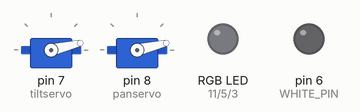
Bench run of a sketch on a simulated Arduino Uno, built with avr-gcc and run on an emulated ATmega328P. On the bench: 2 × servo, an RGB LED mixed from three pins (HIGH = lit), output pins drawn as LEDs (lit = HIGH).

Above: at 0.15 s.
At 5.7 s:
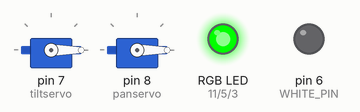
At 7.7 s:
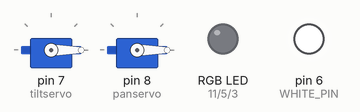
At 10.7 s:
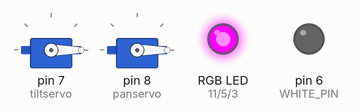
At 26.1 s:
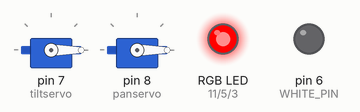
At 33.1 s:
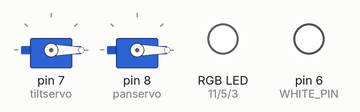
Timing chart, 0 to 40.0 s (numbered marks = the images above):
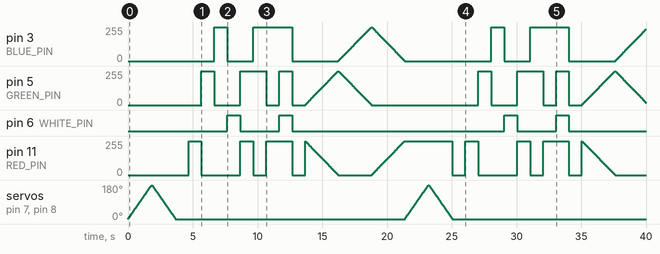

The sketch:

RGBW_Pan_Tilt_Test.ino
```cpp
#include <Servo.h>

Servo tiltservo;  // create servo object to control a servo
Servo panservo;  // create servo object to control a servo
const int RED_PIN = 11;
const int GREEN_PIN = 5;
const int BLUE_PIN = 3;
const int WHITE_PIN = 6;
int pos = 0;    // variable to store the servo position

int DISPLAY_TIME = 100;  // In milliseconds


void setup()
{
  tiltservo.attach(7);  // attaches the servo on pin 9 to the servo object
  panservo.attach(8);  // attaches the servo on pin 9 to the servo object
  pinMode(RED_PIN, OUTPUT);
  pinMode(GREEN_PIN, OUTPUT);
  pinMode(BLUE_PIN, OUTPUT);
  pinMode(WHITE_PIN, OUTPUT);
}


void loop()
{
  for (pos = 0; pos <= 180; pos += 1) { // goes from 0 degrees to 180 degrees
    // in steps of 1 degree
    tiltservo.write(pos);              // tell servo to go to position in variable 'pos'
    panservo.write(pos);              // tell servo to go to position in variable 'pos'
    delay(10);                       // waits 15ms for the servo to reach the position
  }
  for (pos = 180; pos >= 0; pos -= 1) { // goes from 180 degrees to 0 degrees
    tiltservo.write(pos);              // tell servo to go to position in variable 'pos'
    panservo.write(pos);              // tell servo to go to position in variable 'pos'
    delay(10);                       // waits 15ms for the servo to reach the position
  }
  mainColors();
  showSpectrum();
}

void mainColors()
{
  // Off (all LEDs off):

  digitalWrite(RED_PIN, LOW);
  digitalWrite(GREEN_PIN, LOW);
  digitalWrite(BLUE_PIN, LOW);
  digitalWrite(BLUE_PIN, LOW);
  digitalWrite(WHITE_PIN, LOW);

  delay(1000);

  // Red (turn just the red LED on):

  digitalWrite(RED_PIN, HIGH);
  digitalWrite(GREEN_PIN, LOW);
  digitalWrite(BLUE_PIN, LOW);
  digitalWrite(WHITE_PIN, LOW);

  delay(1000);

  // Green (turn just the green LED on):

  digitalWrite(RED_PIN, LOW);
  digitalWrite(GREEN_PIN, HIGH);
  digitalWrite(BLUE_PIN, LOW);
  digitalWrite(WHITE_PIN, LOW);

  delay(1000);

  // Blue (turn just the blue LED on):

  digitalWrite(RED_PIN, LOW);
  digitalWrite(GREEN_PIN, LOW);
  digitalWrite(BLUE_PIN, HIGH);
  digitalWrite(WHITE_PIN, LOW);

  delay(1000);

  // White (turn just the white LED on):

  digitalWrite(RED_PIN, LOW);
  digitalWrite(GREEN_PIN, LOW);
  digitalWrite(BLUE_PIN, LOW);
  digitalWrite(WHITE_PIN, HIGH);

  delay(1000);

  // Yellow (turn red and green on):

  digitalWrite(RED_PIN, HIGH);
  digitalWrite(GREEN_PIN, HIGH);
  digitalWrite(BLUE_PIN, LOW);
  digitalWrite(WHITE_PIN, LOW);

  delay(1000);

  // Cyan (turn green and blue on):

  digitalWrite(RED_PIN, LOW);
  digitalWrite(GREEN_PIN, HIGH);
  digitalWrite(BLUE_PIN, HIGH);
  digitalWrite(WHITE_PIN, LOW);

  delay(1000);

  // Purple (turn red and blue on):

  digitalWrite(RED_PIN, HIGH);
  digitalWrite(GREEN_PIN, LOW);
  digitalWrite(BLUE_PIN, HIGH);
  digitalWrite(WHITE_PIN, LOW);

  delay(1000);

  // White (turn all the LEDs on):

  digitalWrite(RED_PIN, HIGH);
  digitalWrite(GREEN_PIN, HIGH);
  digitalWrite(BLUE_PIN, HIGH);
  digitalWrite(WHITE_PIN, HIGH);

  delay(1000);

  digitalWrite(RED_PIN, LOW);
  digitalWrite(GREEN_PIN, LOW);
  digitalWrite(BLUE_PIN, LOW);
  digitalWrite(BLUE_PIN, LOW);
  digitalWrite(WHITE_PIN, LOW);

  delay(1000);
}

void showSpectrum()
{
  int x;  // define an integer variable called "x"

  for (x = 0; x < 768; x++)

  // Each time we loop (with a new value of x), do the following:

  {
    showRGB(x);  // Call RGBspectrum() with our new x
    delay(10);   // Delay for 10 ms (1/100th of a second)
  }
}

void showRGB(int color)
{
  int redIntensity;
  int greenIntensity;
  int blueIntensity;

  if (color <= 255)          // zone 1
  {
    redIntensity = 255 - color;    // red goes from on to off
    greenIntensity = color;        // green goes from off to on
    blueIntensity = 0;             // blue is always off
  }
  else if (color <= 511)     // zone 2
  {
    redIntensity = 0;                     // red is always off
    greenIntensity = 255 - (color - 256); // green on to off
    blueIntensity = (color - 256);        // blue off to on
  }
  else // color >= 512       // zone 3
  {
    redIntensity = (color - 512);         // red off to on
    greenIntensity = 0;                   // green is always off
    blueIntensity = 255 - (color - 512);  // blue on to off
  }

  analogWrite(RED_PIN, redIntensity);
  analogWrite(BLUE_PIN, blueIntensity);
  analogWrite(GREEN_PIN, greenIntensity);
}
```

Measured:
- by itself, pin 6 (WHITE_PIN): LOW → HIGH at 7.7 s, → LOW 1.0 s later, → HIGH 3.0 s later, → LOW 1.0 s later, … (8 changes in this stretch)
- by itself, pin 3 (BLUE_PIN): 0/255 → 255/255 at 6.7 s, → 0/255 1.0 s later, → 255/255 2.0 s later, → 0/255 3.0 s later, … (755 changes in this stretch)
- by itself, pin 11 (RED_PIN): 0/255 → 255/255 at 4.7 s, → 0/255 1.0 s later, → 255/255 3.0 s later, → 0/255 1.0 s later, … (780 changes in this stretch)
